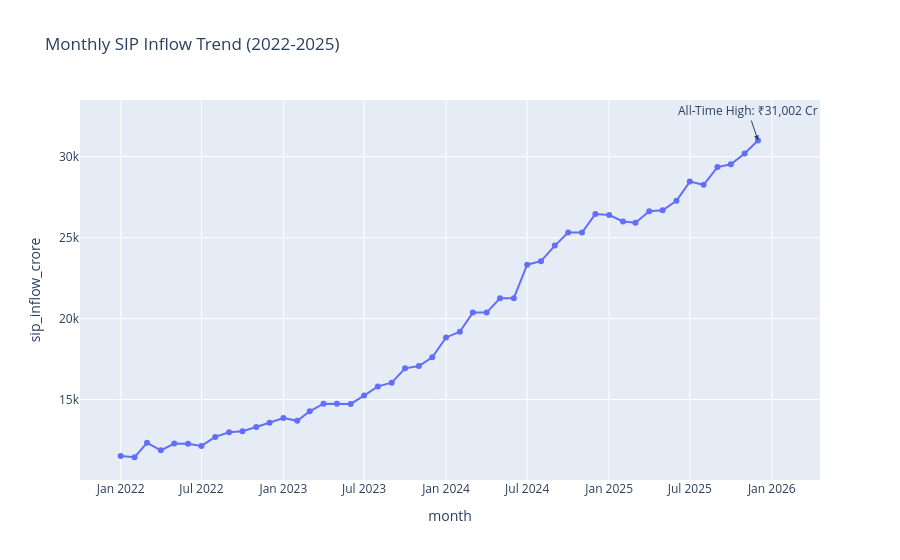

Notebook code cell kept with this figure:
### Markdown cell above
## Chart 3: Monthly SIP Inflow Trend (2022–2025)

### Code cell
fig = px.line(
    sip,
    x="month",
    y="sip_inflow_crore",
    title="Monthly SIP Inflow Trend (2022-2025)",
    markers=True
)

fig.add_annotation(
    x="2025-12-01",
    y=31002,
    text="All-Time High: ₹31,002 Cr",
    showarrow=True,
    arrowhead=2
)

fig.write_image("../reports/sip_inflow_trend.png")

fig.show()

### Figure 1 — Plotly figure (JSON) as saved in the notebook; plotly's stock layout.template omitted (floating-point values rounded to 4 significant figures)
{"data": [{"hovertemplate": "month=%{x}<br>sip_inflow_crore=%{y}<extra></extra>", "legendgroup": "", "line": {"color": "#636efa", "dash": "solid"}, "marker": {"symbol": "circle"}, "mode": "lines+markers", "name": "", "orientation": "v", "showlegend": false, "type": "scatter", "x": ["2022-01-01T00:00:00", "2022-02-01T00:00:00", "2022-03-01T00:00:00", "2022-04-01T00:00:00", "2022-05-01T00:00:00", "2022-06-01T00:00:00", "2022-07-01T00:00:00", "2022-08-01T00:00:00", "2022-09-01T00:00:00", "2022-10-01T00:00:00", "2022-11-01T00:00:00", "2022-12-01T00:00:00", "2023-01-01T00:00:00", "2023-02-01T00:00:00", "2023-03-01T00:00:00", "2023-04-01T00:00:00", "2023-05-01T00:00:00", "2023-06-01T00:00:00", "2023-07-01T00:00:00", "2023-08-01T00:00:00", "2023-09-01T00:00:00", "2023-10-01T00:00:00", "2023-11-01T00:00:00", "2023-12-01T00:00:00", "2024-01-01T00:00:00", "2024-02-01T00:00:00", "2024-03-01T00:00:00", "2024-04-01T00:00:00", "2024-05-01T00:00:00", "2024-06-01T00:00:00", "2024-07-01T00:00:00", "2024-08-01T00:00:00", "2024-09-01T00:00:00", "2024-10-01T00:00:00", "2024-11-01T00:00:00", "2024-12-01T00:00:00", "2025-01-01T00:00:00", "2025-02-01T00:00:00", "2025-03-01T00:00:00", "2025-04-01T00:00:00", "2025-05-01T00:00:00", "2025-06-01T00:00:00", "2025-07-01T00:00:00", "2025-08-01T00:00:00", "2025-09-01T00:00:00", "2025-10-01T00:00:00", "2025-11-01T00:00:00", "2025-12-01T00:00:00"], "xaxis": "x", "y": [11517, 11438, 12328, 11863, 12286, 12276, 12140, 12694, 12976, 13040, 13306, 13573, 13856, 13687, 14276, 14749, 14749, 14734, 15245, 15814, 16042, 16928, 17073, 17610, 18838, 19187, 20371, 20371, 21262, 21262, 23332, 23547, 24509, 25323, 25320, 26459, 26400, 25999, 25926, 26632, 26688, 27274, 28464, 28265, 29361, 29529, 30200, 31002], "yaxis": "y"}], "layout": {"annotations": [{"arrowhead": 2, "showarrow": true, "text": "All-Time High: ₹31,002 Cr", "x": "2025-12-01", "y": 31002}], "legend": {"tracegroupgap": 0}, "title": {"text": "Monthly SIP Inflow Trend (2022-2025)"}, "xaxis": {"anchor": "y", "domain": [0, 1], "title": {"text": "month"}}, "yaxis": {"anchor": "x", "domain": [0, 1], "title": {"text": "sip_inflow_crore"}}}}
